Frame 1 (no input): blank canvas, image omitted
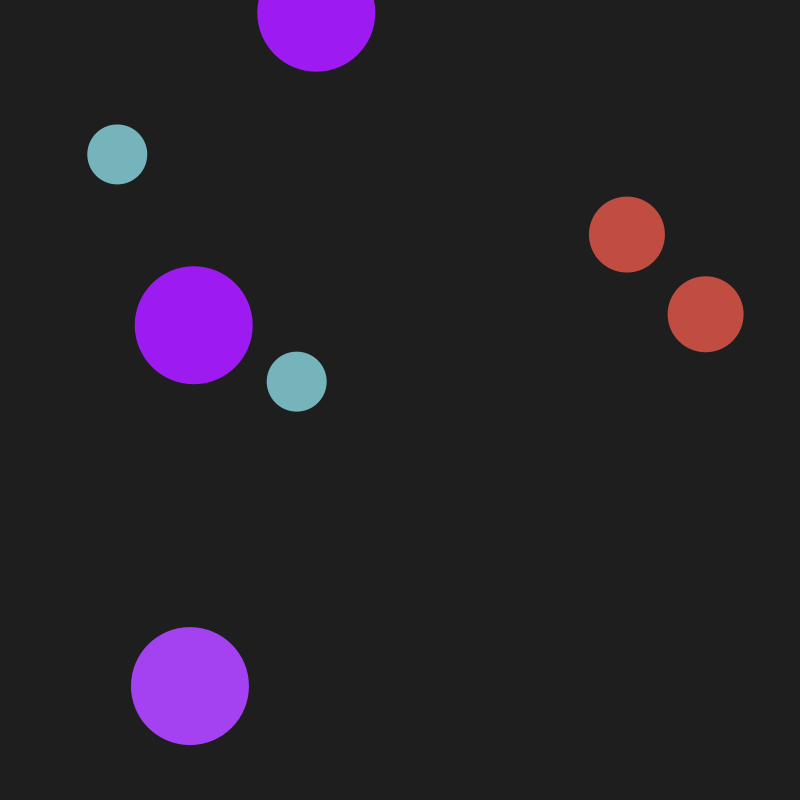
Frame 60 (the mouse pressed at the canvas centre just before this capture)
Frame 120 (the mouse held since frame 60 and released just before this capture): identical to frame 60, image omitted

The Processing sketch that drew this single still picture (run headless with seeded random() and noise(); from frame 60 on, the mouse is pressed at the canvas centre):

// Processing sketch: processing_170392
// ── processing_170392.pde

Ball[] balls = new Ball[7];

int count = 0;

boolean grow = true;


void setup() {
  size(800, 800);
  background(100);
  smooth();
  count = 0;
  for (int i = 0; i < balls.length; i ++ ) {
    balls[i] = new Ball ();
  }
}
void draw() {
  background(count);
  for (int x=0; x<7; x++) {
    for (int y=0; y<7; y++) {
      if (balls[x].intersect(balls[y])) {
        if (x != y) {
          color c = color(random(255), random(255), random(255));
          balls[x].resetMe(c);
          balls[y].resetMe(c);
          background(255);
          count ++;
          count ++;
          count ++;
          count ++;
          count ++;
        }
      }
    }
  }
  if (count == 260) {
    count = 0;
  }
  for (int i=0; i<7; i++) {
    if (grow == true) {
      balls[i].sizeIt();
    }
    balls[i].display();
  }
}
void mousePressed() {
  if (grow == true) {
    grow = false;
  } else {
    grow = true;
  }
}
class Ball {
  float r;
  float x, y;
  color c;
  void sizeIt() {
    r+=1;
  }
  void resetMe(color tempC) {
    r = 0;
    x = random(width);
    y = random(height);
    c = tempC;
  }
  void display() {
    noStroke();
    fill(c);
    ellipse(x, y, r*2, r*2);
  }

  boolean intersect(Ball b) {
    float distance = dist(x, y, b.x, b.y);
    if (distance < r + b.r) {
      return true;
    } else {
      return false;
    }
  }
}
